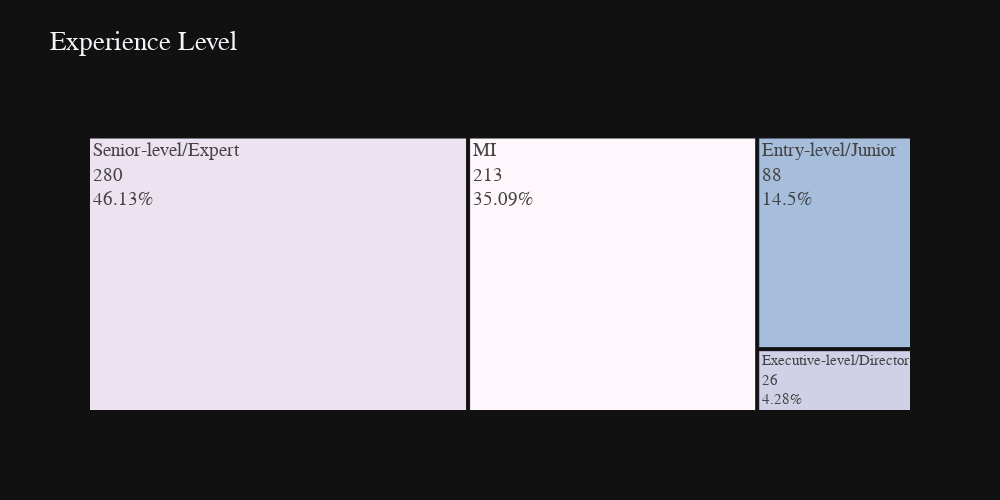

The code cell stored with this chart in its notebook:
### Code cell
ex_level = df['experience_level'].value_counts()
fig = px.treemap(
    values= ex_level.values,
    path=[ex_level.index],
    title='Experience Level',
    color= ex_level.index,
    color_discrete_sequence=px.colors.sequential.PuBuGn,
    template='plotly_dark',
    width=1000, height=500)

percent=np.round((100*ex_level.values/sum(ex_level.values)).tolist(),2)
fig.data[0].customdata=[35.09, 46.13, 4.28, 14.5]
fig.data[0].texttemplate='%{label}<br>%{value}<br>%{customdata}%'

fig.update_layout(font=dict(size=19, family='Franklin Gothic'))
fig.show()

### Figure 1 — Plotly figure (JSON) as saved in the notebook; plotly's stock layout.template omitted (floating-point values rounded to 4 significant figures)
{"data": [{"branchvalues": "total", "customdata": [35.09, 46.13, 4.28, 14.5], "domain": {"x": [0, 1], "y": [0, 1]}, "hovertemplate": "labels=%{label}<br>value=%{value}<br>parent=%{parent}<br>id=%{id}<br>color=%{customdata[0]}<extra></extra>", "ids": ["MI", "Senior-level/Expert", "Executive-level/Director", "Entry-level/Junior"], "labels": ["MI", "Senior-level/Expert", "Executive-level/Director", "Entry-level/Junior"], "marker": {"colors": ["rgb(255,247,251)", "rgb(236,226,240)", "rgb(208,209,230)", "rgb(166,189,219)"]}, "name": "", "parents": ["", "", "", ""], "texttemplate": "%{label}<br>%{value}<br>%{customdata}%", "type": "treemap", "values": [213, 280, 26, 88]}], "layout": {"font": {"family": "Franklin Gothic", "size": 19}, "height": 500, "legend": {"tracegroupgap": 0}, "title": {"text": "Experience Level"}, "treemapcolorway": ["rgb(255,247,251)", "rgb(236,226,240)", "rgb(208,209,230)", "rgb(166,189,219)", "rgb(103,169,207)", "rgb(54,144,192)", "rgb(2,129,138)", "rgb(1,108,89)", "rgb(1,70,54)"], "width": 1000}}
